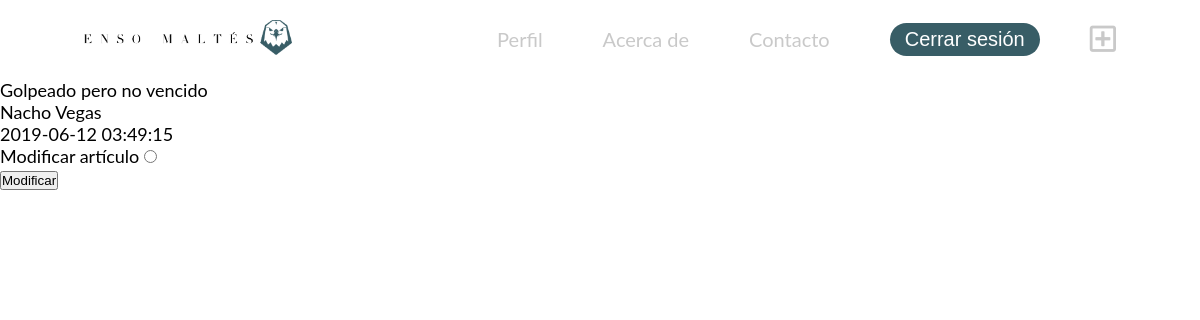
/modificarArticulos.php (signed in), run on an earlier commit of the app's database.
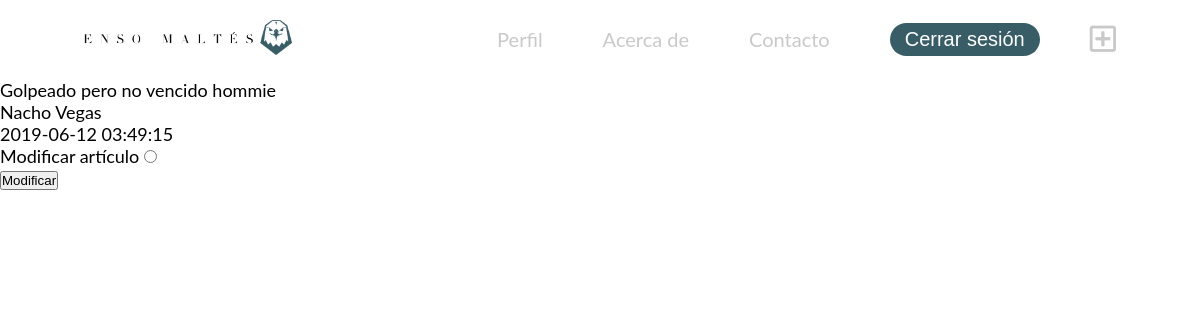
And on a later commit of the database.
### tables this page shows
CREATE TABLE `articulos` (
  `id_articulo` bigint(20) UNSIGNED NOT NULL,
  `fk_id_usuario` bigint(20) UNSIGNED NOT NULL,
  `titulo` varchar(191) NOT NULL,
  `extracto` varchar(200) NOT NULL,
  `fecha` timestamp NOT NULL DEFAULT CURRENT_TIMESTAMP,
  `contenido` longtext NOT NULL,
  `foto_portada` varchar(200) DEFAULT NULL,
  `fk_id_categoria` bigint(20) UNSIGNED NOT NULL,
  `visitas` bigint(20) NOT NULL DEFAULT '0'
);

### modificarArticulos.php (the view, shortened to what this page needs)
<?php
	if (isset($_SESSION['usuario'])) {
    require 'views/header_logout.php';
} else {
    require 'views/header_login.php';
}
?>
<form  action="editarArticulo.php"  method = "POST" >
	<?php
    require 'private/config.php';
		$conexion = new mysqli($db_config['host'], $db_config['user'], $db_config['pass'], "enso_maltes");
			$consulta = 'select * from articulos where fk_id_usuario = '.$_SESSION['usuario'];
			$result = $conexion->query($consulta);
			if ($result->num_rows > 0) {
			    while($row = $result->fetch_assoc()) {
			    echo'<div id="descripcion">
					<h1 id="titulo"></h1>'
					.$row["titulo"].
					'<p id="autor">
					Nacho Vegas
					</p>
					<p id="fecha de publicación">'
					.$row["fecha"].
					'</p>
					<p> Modificar artículo
					<input type="radio" name="modificar" value='.$row["id_articulo"].'>
					</p>
					</div>';
			    }
			} else {
			    echo "0 results";
			}
		?>
		<button> Modificar </button>
		</form>
</body>
</html>

### views/header_logout.php (shortened to what this page needs)
<!DOCTYPE html>
<html lang="es">
<head>
    <link rel="stylesheet" href="css/principal.css">
    <link rel="stylesheet" href="https://use.fontawesome.com/releases/v5.8.2/css/all.css">
</head>
<body>
    <header id="navbar">
        <a href="inicio.php">
            <img src="img/title-logo.png" alt="Enso Maltés">
        </a>
        <nav>
            <a href="profile.php?id=<?php echo $_SESSION['usuario']; ?>">Perfil</a>
            <a href="about.php">Acerca de</a>
            <a href="contact.php">Contacto</a>
            <button class="btnLogout" id="btnLogout">Cerrar sesión</button>
            <a href="editor.php" class="newPost"><i class="far fa-plus-square"></i></a>
        </nav>
    </header>

### css/principal.css (style rules this page uses)
* { padding: 0; margin: 0; -webkit-box-sizing: border-box; box-sizing: border-box; }
header, nav, .rank, .container, .footer-rank, .author, .container, .wrap, .nav-rank, .preview, .stats, .stats i, .editar_foto, .nuevoA, .categoriaA, .controlA, .profile_container form { display: -webkit-box; display: -ms-flexbox; display: flex; }
header img, .cover img, nav, .rank, .portada { width: 100%; }
body { font-family: Lato; font-size: 18px; }
header { width: 100%; background: #fff; padding: 20px 7%; }
header a { width: 261px; }
nav { -webkit-box-align: center; -ms-flex-align: center; align-items: center; -webkit-box-pack: end; -ms-flex-pack: end; justify-content: flex-end; }
nav a { text-align: right; font-size: 20px; text-decoration: none; color: #c9c9c9; width: auto; margin-right: 60px; -webkit-transition: 0.5s ease; transition: 0.5s ease; }
nav .newPost { margin: 0px 0px 0px 50px;; }
nav a i { font-size: 30px; }
.btnLogin, .btnLogout { color: #fff; background: #385D66; border: none; border-radius: 17px; font-size: 20px; padding: 5px 15px; cursor: pointer; -webkit-transition: 0.5s ease; transition: 0.5s ease; }

What changed in the data, as far as the page shows it:
changed articulos: titulo "Golpeado pero no vencido" → "Golpeado pero no vencido hommie"
